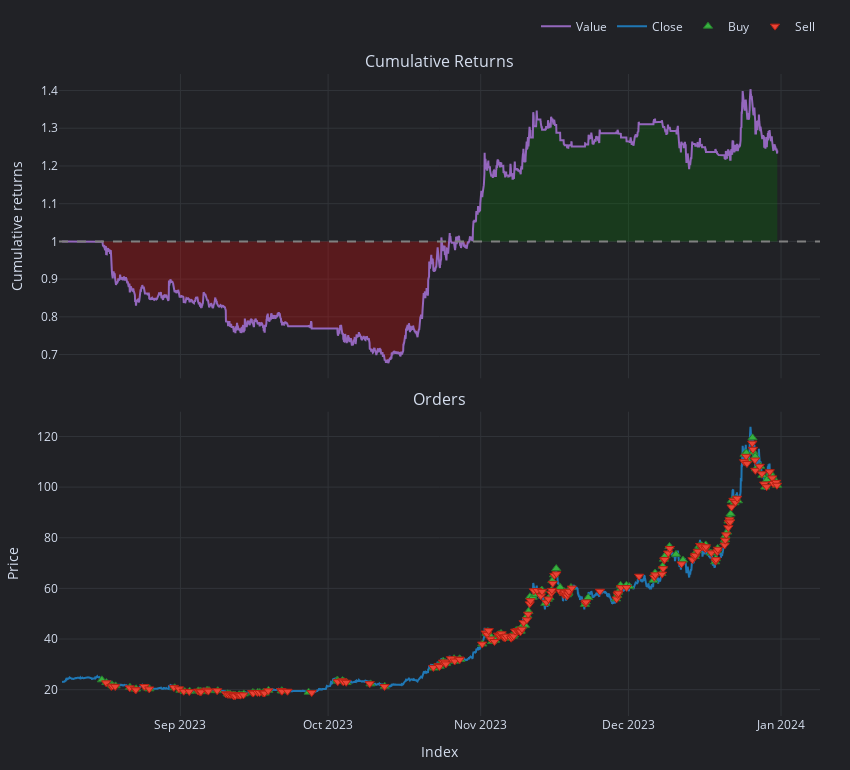

The code cell stored with this chart in its notebook:
### Code cell
signal = combined_df['Signal']
entries = signal == 2
exits = signal == 0

pf = vbt.Portfolio.from_signals(
    close=combined_df.Actual, 
    long_entries=entries, 
    long_exits=exits,
    size=100,
    size_type='value',
    init_cash='auto'
)

pf.plot({"orders", "cum_returns", }, settings=dict(bm_returns=False)).show()

### Figure 1 — Plotly figure (JSON) as saved in the notebook; plotly's stock layout.template omitted (floating-point values rounded to 4 significant figures; data arrays with more than 128 entries replaced by an {"elided": "..."} marker saying what was removed)
{"data": [{"hoverinfo": "skip", "line": {"color": "rgba(0, 0, 0, 0)", "width": 0}, "mode": "lines", "opacity": 0, "showlegend": false, "type": "scatter", "uid": "9041997c-564b-421d-84c7-23a6e67a34e8", "x": {"elided": "3488 str values"}, "xaxis": "x", "y": {"elided": "3488 int values"}, "yaxis": "y"}, {"connectgaps": false, "fill": "tonexty", "fillcolor": "rgba(0, 128, 0, 0.25)", "hoverinfo": "skip", "line": {"color": "rgba(0, 0, 0, 0)", "width": 0}, "mode": "lines", "opacity": 0, "showlegend": false, "type": "scatter", "uid": "7bc45bae-f255-4a17-a81d-366b02468ea0", "x": {"elided": "3488 str values"}, "xaxis": "x", "y": {"elided": "3488 float values"}, "yaxis": "y"}, {"hoverinfo": "skip", "line": {"color": "rgba(0, 0, 0, 0)", "width": 0}, "mode": "lines", "opacity": 0, "showlegend": false, "type": "scatter", "uid": "18fbaaa6-6f7b-4249-8355-084415f70a87", "x": {"elided": "3488 str values"}, "xaxis": "x", "y": {"elided": "3488 int values"}, "yaxis": "y"}, {"connectgaps": false, "fill": "tonexty", "fillcolor": "rgba(255, 0, 0, 0.25)", "hoverinfo": "skip", "line": {"color": "rgba(0, 0, 0, 0)", "width": 0}, "mode": "lines", "opacity": 0, "showlegend": false, "type": "scatter", "uid": "97eb8e02-fbb0-4e7f-a181-5e84eab54283", "x": {"elided": "3488 str values"}, "xaxis": "x", "y": {"elided": "3488 float values"}, "yaxis": "y"}, {"legendgroup": "0", "line": {"color": "#9467bd"}, "mode": "lines", "name": "Value", "showlegend": true, "type": "scatter", "uid": "8f1e21b0-2587-4cc0-aedf-308ca3a1a1e8", "x": {"elided": "3488 str values"}, "xaxis": "x", "y": {"elided": "3488 float values"}, "yaxis": "y"}, {"hoverinfo": "skip", "line": {"color": "rgba(0, 0, 0, 0)", "width": 0}, "mode": "lines", "opacity": 0, "showlegend": false, "type": "scatter", "uid": "30198194-85a7-4101-a519-62c5d7a9dab0", "x": {"elided": "3488 str values"}, "xaxis": "x", "y": {"elided": "3488 int values"}, "yaxis": "y"}, {"legendgroup": "1", "line": {"color": "#1f77b4"}, "mode": "lines", "name": "Close", "showlegend": true, "type": "scatter", "uid": "b7c23fff-fcfe-4a19-962b-0f6b2411fe09", "x": {"elided": "3488 str values"}, "xaxis": "x2", "y": {"elided": "3488 float values"}, "yaxis": "y2"}, {"customdata": {"elided": "165x9 mixed values"}, "hovertemplate": "<br>Order Id: %{customdata[0]}\n<br>Signal Index: %{customdata[1]}\n<br>Creation Index: %{customdata[2]}\n<br>Fill Index: %{customdata[3]}\n<br>Size: %{customdata[4]:,}\n<br>Price: %{customdata[5]:,}\n<br>Fees: %{customdata[6]:,}\n<br>Type: %{customdata[7]}\n<br>Stop Type: %{customdata[8]}", "marker": {"color": "#37B13F", "line": {"color": "rgb(38,123,44)", "width": 1}, "size": 8, "symbol": "triangle-up"}, "mode": "markers", "name": "Buy", "type": "scatter", "uid": "acc990ed-0bc9-4288-b9d4-8c806c84f6dd", "x": {"elided": "165 str values"}, "xaxis": "x2", "y": {"elided": "165 float values"}, "yaxis": "y2"}, {"customdata": {"elided": "164x9 mixed values"}, "hovertemplate": "<br>Order Id: %{customdata[0]}\n<br>Signal Index: %{customdata[1]}\n<br>Creation Index: %{customdata[2]}\n<br>Fill Index: %{customdata[3]}\n<br>Size: %{customdata[4]:,}\n<br>Price: %{customdata[5]:,}\n<br>Fees: %{customdata[6]:,}\n<br>Type: %{customdata[7]}\n<br>Stop Type: %{customdata[8]}", "marker": {"color": "#EA4335", "line": {"color": "rgb(181,31,18)", "width": 1}, "size": 8, "symbol": "triangle-down"}, "mode": "markers", "name": "Sell", "type": "scatter", "uid": "291f4e75-7077-4aed-8fa9-0f97d130eef7", "x": {"elided": "164 str values"}, "xaxis": "x2", "y": {"elided": "164 float values"}, "yaxis": "y2"}], "layout": {"annotations": [{"font": {"size": 16}, "showarrow": false, "text": "Cumulative Returns", "x": 0.5, "xanchor": "center", "xref": "paper", "y": 1, "yanchor": "bottom", "yref": "paper"}, {"font": {"size": 16}, "showarrow": false, "text": "Orders", "x": 0.5, "xanchor": "center", "xref": "paper", "y": 0.474, "yanchor": "bottom", "yref": "paper"}], "height": 770, "legend": {"orientation": "h", "traceorder": "normal", "x": 1, "xanchor": "right", "y": 1.052, "yanchor": "bottom"}, "margin": {"b": 30, "l": 30, "r": 30, "t": 30}, "shapes": [{"line": {"color": "gray", "dash": "dash"}, "type": "line", "x0": 0, "x1": 1, "xref": "paper", "y0": 1, "y1": 1, "yref": "y"}], "showlegend": true, "width": 850, "xaxis": {"anchor": "y", "domain": [0, 1], "matches": "x2", "showticklabels": false}, "xaxis2": {"anchor": "y2", "domain": [0, 1], "title": {"text": "Index"}}, "yaxis": {"anchor": "x", "domain": [0.526, 1], "title": {"text": "Cumulative returns"}}, "yaxis2": {"anchor": "x2", "domain": [0, 0.474], "title": {"text": "Price"}}}}
